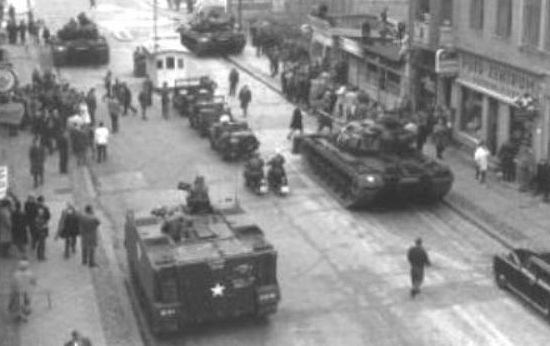
#> input picture hw2/ref/DIPSourceHW2.png, 550 x 346 px
$ jupyter execute --allow-errors another_ref.ipynb   (older library calls are emulated)
#> lines starting #> are read from the running program, lines starting #| are printed output that depends on the picture
### hw2/ref/another_ref.py
import cv2
import numpy as np
import scipy
from scipy import fftpack, signal
from sklearn.neighbors import ball_tree
from scipy.sparse import spdiags
import matplotlib.pyplot as plt


def sinc_psf(window_size=15, edge=15/4):
    x = np.expand_dims(np.linspace(-edge, edge, window_size),axis=0)
    s = np.sinc(x.T @ x)
    s = s / s.sum()
    return s

# based on tutorial 2
def gaussian_psf(size, std=1):
    edge = size // 2
    ax = np.linspace(-edge, edge, num=size)
    xx, yy = np.meshgrid(ax, ax)
    kernel = np.exp(-(xx ** 2 + yy ** 2) / (2 * std **2))
    return kernel / kernel.sum()


# extracting patches based on tutorial 8
def make_patches(image, patch_size, step_size=1):
    radius = patch_size // 2
    height, width = image.shape

    padded_image = np.pad(image, radius, mode='reflect')
    patches = []
    for i in range(radius, height + radius, step_size):
        for j in range(radius, width + radius, step_size):
            patch = padded_image[i - radius:i + radius + 1, j - radius:j + radius + 1]
            patches.append(patch.flatten())

    return np.array(patches)


def create_laplacian(patch_size):

    # create laplacian kernel
    data = np.array([[4]*(patch_size**2), [-1]*(patch_size**2), [-1]*(patch_size**2), [-1]*(patch_size**2), [-1]*(patch_size**2)])

    # create the diagonalized matrix of the laplacian kernel for matrix multiplication
    diags = np.array([0, -1, 1, patch_size, -patch_size])
    spd = spdiags(data, diags, patch_size**2, patch_size**2).toarray()
    for i in range(1, patch_size):
        spd[patch_size * i - 1][patch_size * i] = 0
        spd[patch_size * i][patch_size * i - 1] = 0

    return spd


def compute_weights_numerator(q_patches, r_alphas, sigma):
    return np.exp(-0.5 * (np.linalg.norm(q_patches-r_alphas, axis=1)**2) / (sigma**2))


def compute_k(downsampled_image, alpha, iter_num, patch_size=5, num_neighbours=5, sigma=0.06):

    # create r and q patches
    step_size_factor = 1
    r_patch_size = patch_size * alpha
    q_patches = make_patches(downsampled_image, patch_size, step_size=step_size_factor)
    r_patches = make_patches(downsampled_image, r_patch_size, step_size=step_size_factor * alpha)

    # initialize k with a delta function
    k = np.expand_dims(signal.unit_impulse((r_patch_size,r_patch_size), idx='mid').flatten(), axis=1) #changed backwards

    # create laplacian matrix
    C = create_laplacian(r_patch_size) #changed. was patch_size instead
    CTC = C.T @ C

    # create Rj matrices for each patch rj
    Rs = create_R_mats(r_patches, r_patch_size, alpha**2)
    Rs_np = np.array(Rs)
    Rs_np_T = np.swapaxes(Rs_np, 1, 2) # transpose each Rj
    Rs_T_Rs_np = Rs_np_T @ Rs_np

    for _ in range(iter_num):
        # compute patches in the coarse image

        r_alphas = (Rs @ k).squeeze()
        # find nearest neighbours for each qi (NLM trick)
        tree = ball_tree.BallTree(r_alphas, leaf_size=2)
        _, neighbors_idxs = tree.query(q_patches, k=num_neighbours)
        # compute weights of nearest neighbours
        weights = np.zeros((q_patches.shape[0], r_alphas.shape[0]))
        for i in range(q_patches.shape[0]):
            weights[i, neighbors_idxs[i]] = compute_weights_numerator(q_patches[i], r_alphas[neighbors_idxs[i]], sigma)
        weights_sum = weights.sum(axis=1)

        # normalize weights
        weights = np.nan_to_num(np.divide(weights , np.expand_dims(weights_sum, -1)))

        # compute the components of the next k
        sum_wRTR_CTC = np.zeros((k.shape[0],k.shape[0]))
        sum_wRTq = np.zeros(k.shape)
        for i in range(weights.shape[0]):
            for j in range(weights.shape[1]):
                if weights[i, j]:
                    sum_wRTR_CTC += weights[i,j] * Rs_T_Rs_np[j]
                    sum_wRTq += weights[i,j] * Rs_np_T[j] @ np.expand_dims(q_patches[i],-1)

        # compute the next k
        inv_wRTR_CTC = np.linalg.inv(sum_wRTR_CTC + CTC) # CTC is outside the sum
        k = inv_wRTR_CTC @ sum_wRTq
        print(f'mean: {k.mean()} std: {k.std()}')

    # return as a 2D kernel
    return k.reshape((r_patch_size, r_patch_size))


# based on tutorial 7
def wiener_filter(image, psf, k=0.1):
    image_dft = fftpack.fft2(image)
    psf_dft = fftpack.fft2(fftpack.ifftshift(psf), shape=image_dft.shape)
    filter_dft = np.conj(psf_dft) / (np.abs(psf_dft) ** 2 + k)
    recovered_dft = image_dft * filter_dft
    return np.real(fftpack.ifft2(recovered_dft))


def create_R_mats(r_patches, r_patch_size, downsampling_scale):

    # create the R matrices for the r patches for matrix multiplication
    Rs = []
    for patch_i in range(r_patches.shape[0]):
        # refer to each one of the kernel's row as a small toeplitz
        toeplitz_list = []

        # add zeroed matrices for the indices that should be zeroed out below the diagonal
        ghost_toeplitz = np.zeros((r_patch_size,r_patch_size))
        for _ in range(r_patch_size//2):
            toeplitz_list.append(ghost_toeplitz)

        # create the small toeplitz matrices for each of the rows
        r_kernel = np.copy(r_patches[patch_i]).reshape([r_patch_size, r_patch_size])
        for i in range(r_patch_size):
            tiled = np.tile(r_kernel[i,:], (r_patch_size,1)).T
            diags = np.arange(-(r_patch_size//2),r_patch_size//2+1,1)
            small_toeplitz = spdiags(tiled, diags, r_patch_size, r_patch_size).toarray()
            toeplitz_list.append(small_toeplitz)

        # add zeroed matrices for the indices that should be zeroed out above the diagonal
        for _ in range(r_patch_size//2):
            toeplitz_list.append(ghost_toeplitz)

        # construct the big diagonalized matrix R that will correspond to the kernel r
        R_mat = np.zeros((r_patch_size**2, r_patch_size**2))
        for i in range(r_patch_size):
            for j in range(r_patch_size):
                toeplitz_small = toeplitz_list[r_patch_size-(i-j)-1]
                R_mat[i*r_patch_size:(i+1)*r_patch_size, j*r_patch_size: (j+1)*r_patch_size] = toeplitz_small

        # add and downscale it
        Rs.append(R_mat[::downsampling_scale,:])

    return Rs


# [72 lines that do not run on import are left out]

### hw2/ref/another_ref.ipynb
[cell 1]
import scipy.io
import numpy as np
import scipy.misc
from matplotlib import pyplot as plt
from PIL import Image
from scipy import fftpack, signal
from scipy.linalg import circulant
import sklearn
from sklearn.decomposition import PCA
import sklearn.neighbors
import cv2
import another_ref,nir_ref

[cell 2]
IMAGE_PATH = 'DIPSourceHW2.png'
RESULT_PATH = './output/'
SIZE = 256
WHITE_LEVEL = 255
ALPHA = 3

[cell 3]
image_tank = cv2.imread('DIPSourceHW2.png', cv2.IMREAD_GRAYSCALE)
#> image_tank is the input picture: shape (346, 550); min 44, max 255, mean 138
image_tank = image_tank / 255.0

[cell 4]
## define constants
alpha = 3
window_size = 15
filter_range_sinc = window_size/4  #was window_size/2. smaller range ==> wider gaussian,
filter_range_gaussian = window_size / 16
mu = 0
sigma = 1
iter_num = 15

[cell 5]
# create PSFs
s_psf = another_ref.sinc_psf(100)
# 0.1 or 1 std might be better
g_psf = another_ref.gaussian_psf(size=16, std=1.)

[cell 6]
plt.imshow(s_psf, cmap='gray')
plt.title(f's_psf PSF (spatial domain)')
plt.show()
psf_dft = fftpack.fftshift(fftpack.fft2(s_psf))
plt.title(f's_psf PSF (frequency domain)')
plt.imshow(np.abs(psf_dft))
plt.colorbar()
plt.show()

[cell 7]
plt.imshow(g_psf, cmap='gray')
plt.title(f's_psf PSF (spatial domain)')
plt.show()
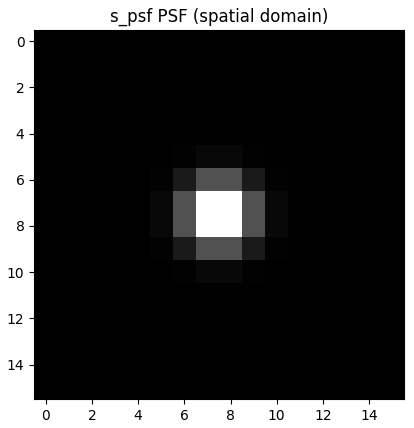
#> figure drawn by matplotlib, 1 panel
psf_dft = fftpack.fftshift(fftpack.fft2(g_psf))
plt.title(f's_psf PSF (frequency domain)')
plt.imshow(np.abs(psf_dft))
plt.colorbar()
plt.show()
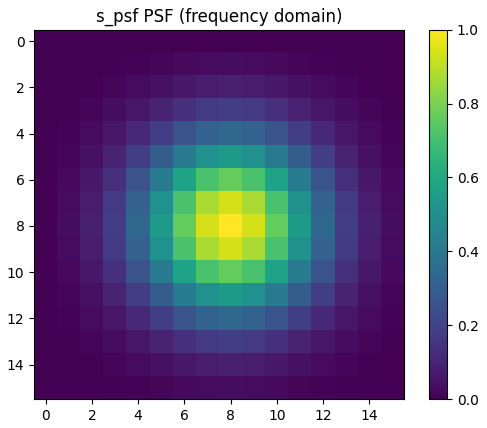
#> figure drawn by matplotlib, 2 panels

[cell 8]
original_img_size = (image_tank.shape[1], image_tank.shape[0])
#> original_img_size = (550, 346)
new_img_size = (int(image_tank.shape[1]/alpha),int(image_tank.shape[0]/alpha))
#> new_img_size = (183, 115)

[cell 9]
# use gaussian PSF to create downsampled and upsampled images
blurred_image_gaussian = signal.convolve2d(image_tank, g_psf, mode='same', boundary='wrap')
downsampled_image_gaussian = cv2.resize(blurred_image_gaussian, new_img_size, interpolation=cv2.INTER_NEAREST)
upsampled_image_gaussian = cv2.resize(downsampled_image_gaussian, original_img_size, interpolation=cv2.INTER_CUBIC)
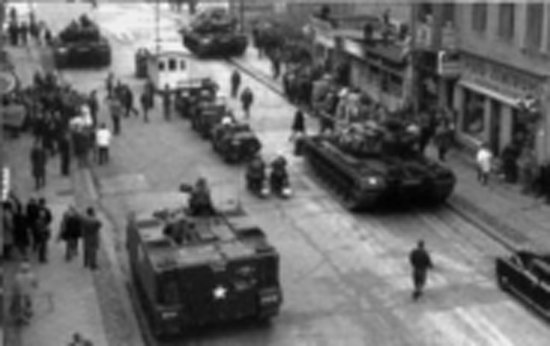
#> upsampled_image_gaussian: shape (346, 550) float64; min 0.186, max 1.05, mean 0.541; drawn with min black and max white

[cell 10]
# use sinc PSF to create downsampled and upsampled images
blurred_image_sinc = signal.convolve2d(image_tank, s_psf, mode='same', boundary='wrap')
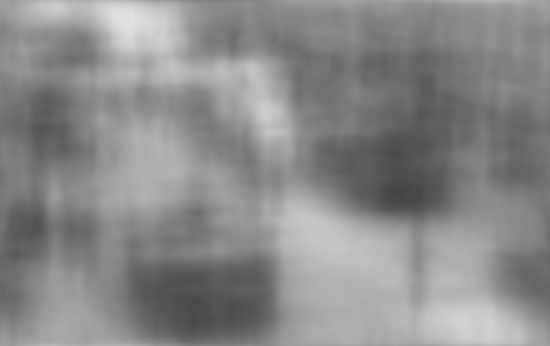
#> blurred_image_sinc: shape (346, 550) float64; min 0.269, max 0.886, mean 0.541
downsampled_image_sinc = cv2.resize(blurred_image_sinc, new_img_size, interpolation=cv2.INTER_NEAREST)
upsampled_image_sinc = cv2.resize(downsampled_image_sinc, original_img_size, interpolation=cv2.INTER_CUBIC)

#> (a cell that did not finish here is left out)

#> in make_patches, `padded_image = np.pad(image, radius, mode='reflect')`:
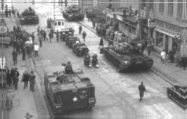
#> padded_image: shape (119, 187) float64; min 0.192, max 0.999, mean 0.544
#> after the loop in make_patches, `for i in range(radius, height + radius, step_size):`: patches = 21045 items
#> call 2 of make_patches, with patch_size = 15, step_size = 3
#> in make_patches (call 2), `padded_image = np.pad(image, radius, mode='reflect')`:
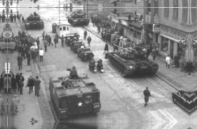
#> padded_image: shape (129, 197) float64; min 0.192, max 0.999, mean 0.546
#> after the loop in make_patches (call 2), `for i in range(radius, height + radius, step_size):`: patches = 2379 items
#> in make_patches (call 2), `return np.array(patches)`:
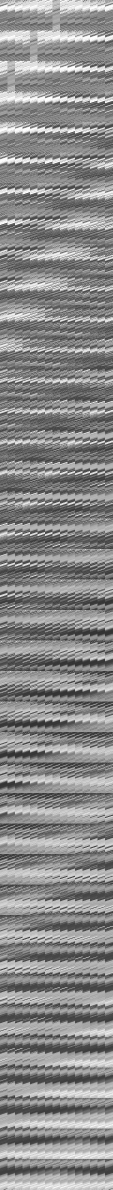
#> returned value: shape (2379, 225) float64 (shown at 1/2 size); min 0.192, max 0.999, mean 0.542
#> after the loop in create_R_mats, `for patch_i in range(r_patches.shape[0]):`:
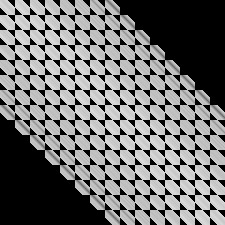
#> R_mat: shape (225, 225) float64; min 0, max 0.858, mean 0.437
k_sinc = another_ref.compute_k(downsampled_image_sinc, alpha, iter_num)

#> (a cell that did not finish here is left out)

[cell 13]
# restore with wiener filter for the true kernel
restored_gaussian_with_true_kernel = another_ref.wiener_filter(upsampled_image_sinc, g_psf)
restored_sinc_with_true_kernel = another_ref.wiener_filter(upsampled_image_gaussian, s_psf)
#> call 2 of wiener_filter, with k = 0.1
#> in wiener_filter (call 2), `psf_dft = fftpack.fft2(fftpack.ifftshift(psf), shape=image_dft.shape)`:
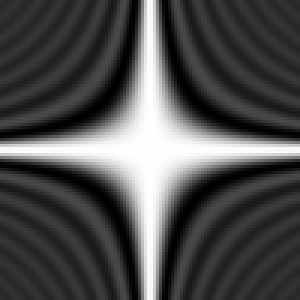
#> psf: shape (100, 100) float64 (shown 3 times larger); min -0.000142, max 0.000654, mean 0.0001; drawn with min black and max white
#> in wiener_filter (call 2), `return np.real(fftpack.ifft2(recovered_dft))`:
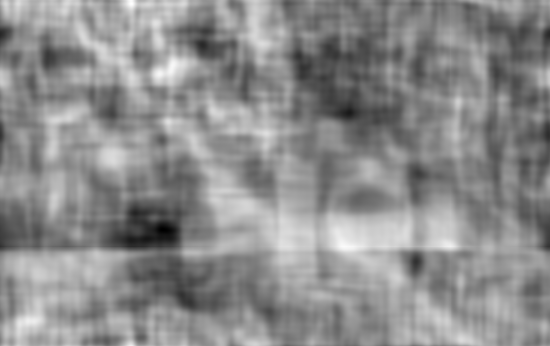
#> returned value: shape (346, 550) float64; min -0.39, max 1.21, mean 0.492; drawn with min black and max white

[cell 14]
# store low res images
plt.imshow(downsampled_image_gaussian, cmap='gray')
plt.show()

[cell 15]
plt.imshow(downsampled_image_sinc, cmap='gray')
plt.show()

#> (a cell that did not finish here is left out)

#> (a cell that did not finish here is left out)

#> (a cell that did not finish here is left out)

#> (a cell that did not finish here is left out)

[cell 20]
plt.imshow(restored_gaussian_with_true_kernel, cmap='gray')
plt.show()

[cell 21]
plt.imshow(restored_sinc_with_true_kernel, cmap='gray')
plt.show()

#> (a cell that did not finish here is left out)
